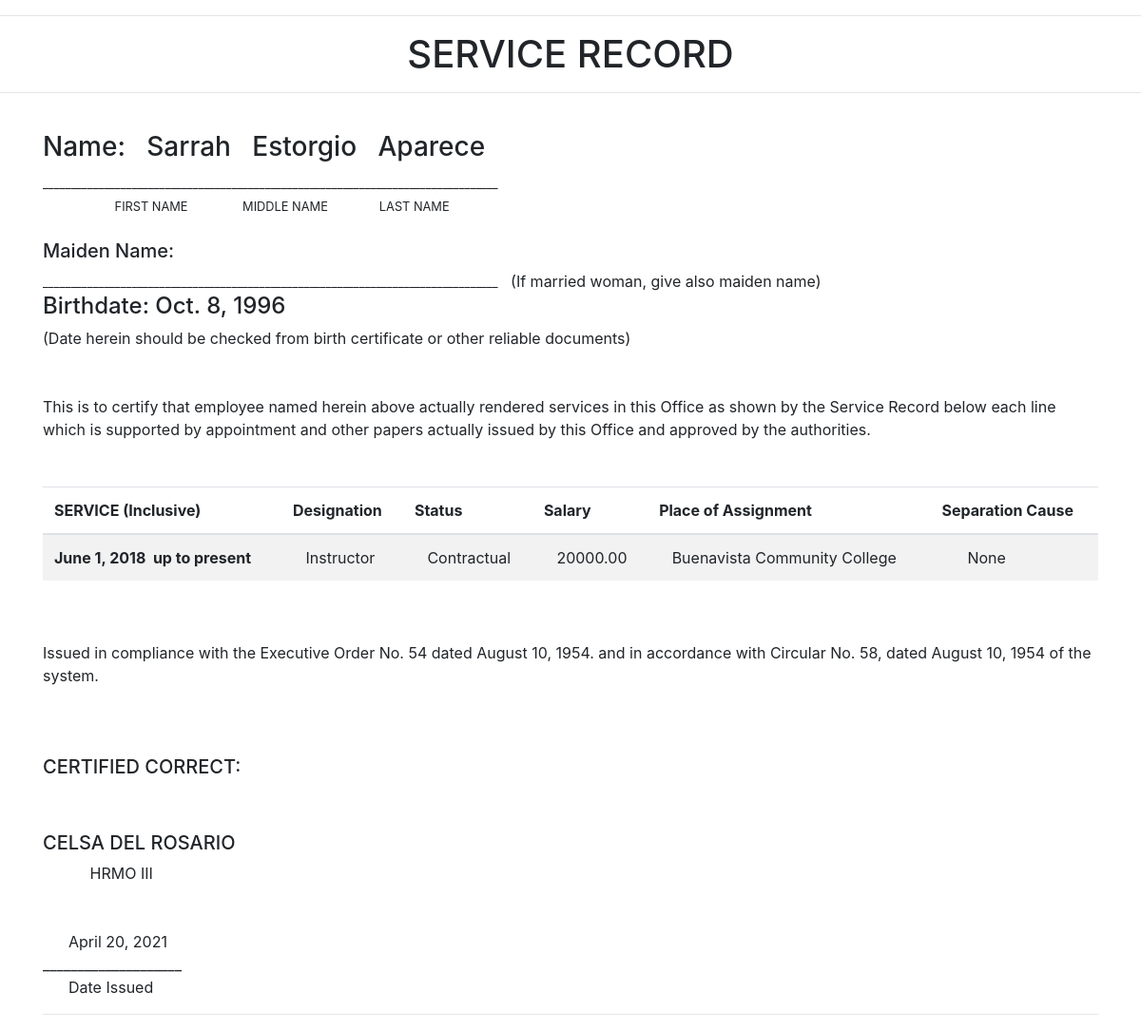
The app's page /employees/ServiceRecord/2 with its own data.
### employees/models.py (models this page shows, shortened)
class Employee(models.Model):
	emp_id=models.CharField(unique=True, max_length=50, null=True)
	fname =models.CharField(max_length=50)
	lname =models.CharField(max_length=50)
	midname =models.CharField(max_length=50)
	birthDate =models.DateField(auto_now=False, auto_now_add=False)
	startDateOfEmployment=models.DateField(auto_now=False, auto_now_add=False)
	email =models.EmailField(max_length=200)
	phone_number=models.PositiveIntegerField()
	officeAssignment=models.CharField(max_length=100)
	position =models.CharField(max_length=100)
	employmentStatus=models.CharField(max_length=100)
	monthly_rate=models.DecimalField(max_digits=10, decimal_places=2)
	address=models.CharField(max_length=100)

### employees/views.py (the view)
# urls.py: path('ServiceRecord/<int:pk>', ServiceRecord.as_view(), name='ServiceRecord'),
class ServiceRecord(DetailView):
	model = Employee
	template_name = 'ServiceRecord.html'

### employees/templates/ServiceRecord.html (shortened to what this page needs)
{%load static%}
<!DOCTYPE html>
<html>
  <head>
  <link rel="stylesheet" href=" {% static 'website/css/bootstrap.min.css'%}">
  </head>
  <body>
    <hr>
    <div class = "text-center">
        <h1>SERVICE RECORD</h1>
      </div>
      <hr>
      <br>
      <div class="container">
    <div class="testbox">
      <form action="/">
        <h3>Name: &nbsp; {{employee.fname}} &nbsp; {{employee.midname}} &nbsp; {{employee.lname}}</h3>
        <small>__________________________________________________________________________________</small><br>
        <small> &nbsp;&nbsp;&nbsp;&nbsp;&nbsp;&nbsp;&nbsp;&nbsp;&nbsp;&nbsp;&nbsp;&nbsp;&nbsp;&nbsp;&nbsp;&nbsp;&nbsp;&nbsp;&nbsp;&nbsp; FIRST NAME &nbsp;&nbsp;&nbsp;&nbsp;&nbsp;&nbsp;&nbsp;&nbsp;&nbsp;&nbsp;&nbsp;&nbsp;&nbsp;&nbsp;  MIDDLE NAME &nbsp;&nbsp;&nbsp;&nbsp;&nbsp;&nbsp;&nbsp;&nbsp;&nbsp;&nbsp;&nbsp;&nbsp;&nbsp;    LAST NAME  </small>
        <div>
          <br>
          <h5>Maiden Name: &nbsp; &nbsp; &nbsp; </h5>
        <small>__________________________________________________________________________________</small>
        <medium>&nbsp;&nbsp;(If married woman, give also maiden name)</medium>
        <br>
        <h4>Birthdate: {{employee.birthDate}} &nbsp; </h4>
        <medium>(Date herein should be checked from birth certificate or other reliable documents)</medium>
        <br>
        <br>
        <br>
        <medium> This is to certify that employee named herein above actually rendered services in this
        Office as shown by the Service Record below each line which is supported by appointment
        and other papers actually issued by this Office and approved by the authorities.</medium>
<br>
<br>
  <table class="table table-striped">
  <thead>
    <tr>
      <th scope="col">SERVICE (Inclusive)</th>
      <th scope="col">Designation</th>
      <th scope="col">Status</th>
      <th scope="col">Salary</th>
      <th scope="col">Place of Assignment</th>
      <th scope="col">Separation Cause</th>
    </tr>
  </thead>
  <br>
  <tbody>
    <tr>
      <th scope="row"></a> {{employee.startDateOfEmployment}}&nbsp; up to present</th>
      <td> &nbsp;&nbsp;&nbsp;{{employee.position}}</td>
      <td> &nbsp;&nbsp;&nbsp;{{employee.employmentStatus}}</td>
      <td> &nbsp;&nbsp;&nbsp;{{employee.monthly_rate}}</td>
      <td> &nbsp;&nbsp;&nbsp;{{employee.officeAssignment}}</td>
      <td>&nbsp;&nbsp;&nbsp;&nbsp;&nbsp;&nbsp;None</td>
    </tr>
  </tbody>
</table>
<br>
<br>
<medium> Issued in compliance with the Executive Order No. 54 dated August 10, 1954. and in accordance with Circular No. 58, dated August 10, 1954 of the system.</medium>
<br>
<br>
<br>
<br>
<h5>CERTIFIED CORRECT:</h5>
<br>
<br>
<h5>CELSA DEL ROSARIO</h5>
<large class= "text-strong"> &nbsp;&nbsp;&nbsp;&nbsp;&nbsp;&nbsp;&nbsp;&nbsp;&nbsp;&nbsp;&nbsp;HRMO III</large>
<br>
<br>
<br>
<medium>&nbsp;&nbsp;&nbsp;&nbsp;&nbsp;&nbsp;April 20, 2021</medium><br>
<medium>____________________</medium><br>
<medium>&nbsp;&nbsp;&nbsp;&nbsp;&nbsp;&nbsp;Date Issued</medium>
<hr>
        </div>
      </form>
    </div>
  </body>
</html>

### records on screen
Employee: fname "Sarrah", midname "Estorgio", lname "Aparece", birthDate "Oct. 8, 1996", startDateOfEmployment "June 1, 2018", position "Instructor", employmentStatus "Contractual", monthly_rate "20000.00", officeAssignment "Buenavista Community College"
